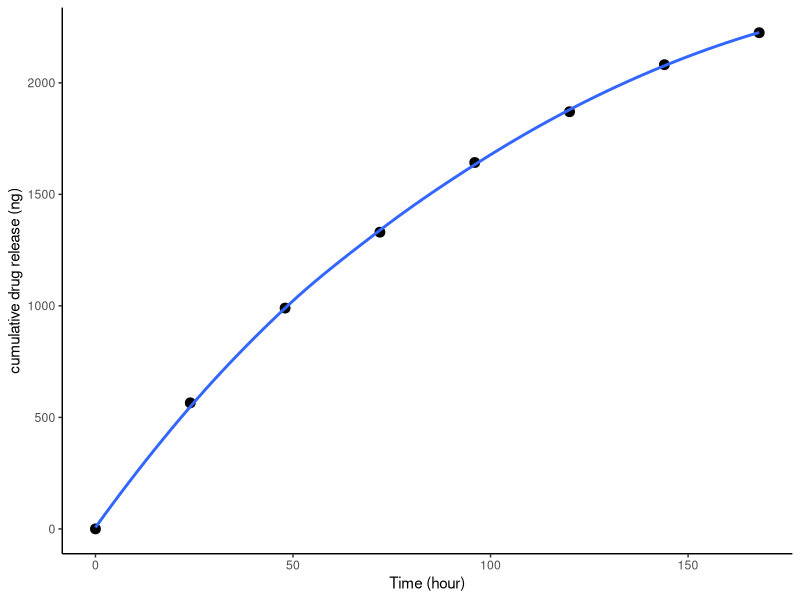
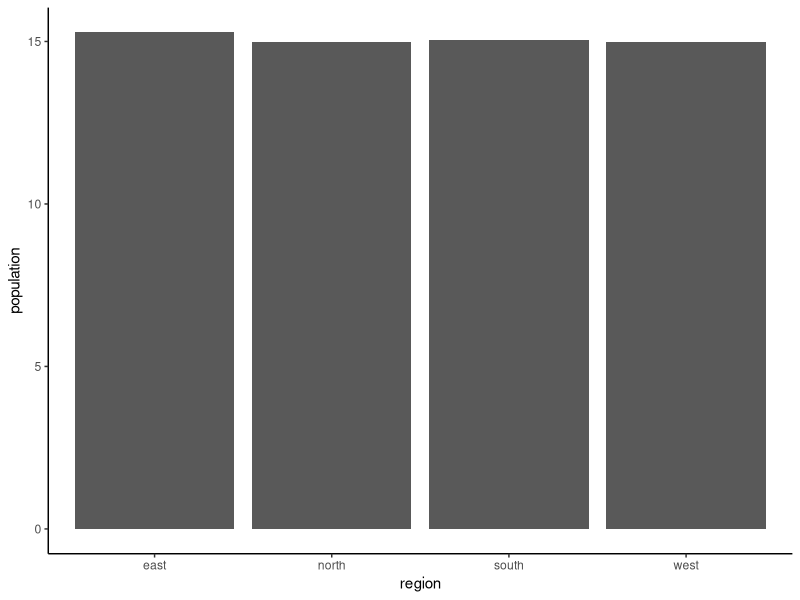
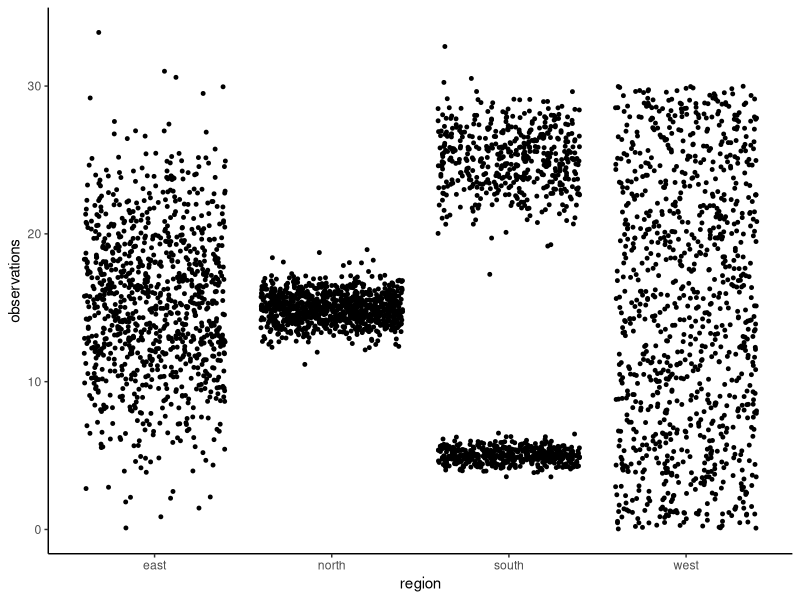

Recreate these plots in R, in order.
setwd("Desktop/Biocomp_tutorial12/")
library(ggplot2)
rm(list = ls())
#1. a scatter plot of those two variables (time and the amount of cumulative drug release)
a <-  read.table("drug_release.txt", header = T, sep = "", stringsAsFactors = F)
head(a)
ggplot(a,aes(x = hours, y = cumulative_drug_release)) +
  geom_point(size = 3) +
  stat_smooth(se=FALSE) +
  xlab("Time (hour)") +
  ylab("cumulative drug release (ng)") +
  theme_classic() +
  theme(legend.title=element_blank())

# 2-1 a barplot of the means of the four populations
b <-  read.table("data.txt", header = T, sep = ",", stringsAsFactors = F)
head(b)
ggplot(b, aes(x = region, y = observations)) +
  stat_summary(fun = mean, geom = "bar") +
  xlab("region") +
  ylab("population") +
  theme_classic()

#2-2 a scatter plot of all of the observations
ggplot(b, aes(x = region, y = observations)) +
  geom_jitter(size = 1)+
  theme_classic()

#2-3 Do the bar and scatter plots tell you different stories? Why?
# Yes. Population for all groups seem to be the same in the bar plot but they are slightly different from the scatter plot.
# The reason is that bar plots mainly show the mean values, but less direct for showing the data distribution; instead, scatter plots can directly show the data distribution including outliers, but are hard to see the mean values. 
